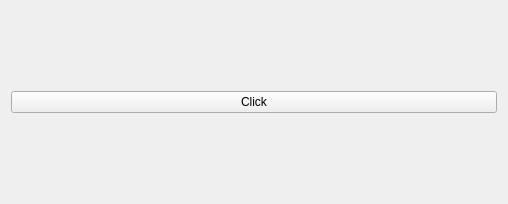
<?xml version="1.0" encoding="UTF-8"?>
<ui version="4.0">
 <class>Widget</class>
 <widget class="QWidget" name="Widget">
  <property name="geometry">
   <rect>
    <x>0</x>
    <y>0</y>
    <width>508</width>
    <height>204</height>
   </rect>
  </property>
  <property name="windowTitle">
   <string>MyApp</string>
  </property>
  <layout class="QVBoxLayout" name="verticalLayout">
   <item>
    <widget class="QPushButton" name="myButton">
     <property name="text">
      <string>Click</string>
     </property>
    </widget>
   </item>
  </layout>
 </widget>
 <resources/>
 <connections/>
</ui>
